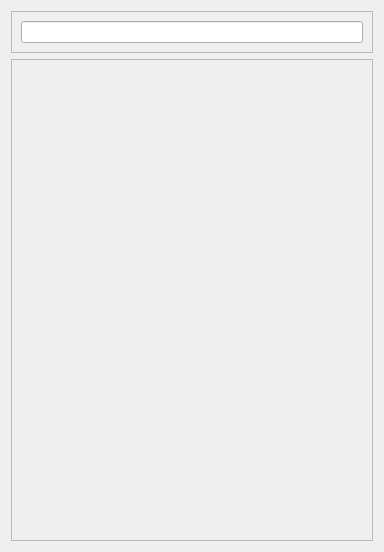
<?xml version="1.0" encoding="UTF-8"?>
<ui version="4.0">
 <class>Dialog</class>
 <widget class="QDialog" name="Dialog">
  <property name="geometry">
   <rect>
    <x>0</x>
    <y>0</y>
    <width>384</width>
    <height>552</height>
   </rect>
  </property>
  <property name="windowTitle">
   <string>Dialog</string>
  </property>
  <layout class="QVBoxLayout" name="verticalLayout">
   <item>
    <widget class="QFrame" name="frame">
     <property name="frameShape">
      <enum>QFrame::Shape::StyledPanel</enum>
     </property>
     <property name="frameShadow">
      <enum>QFrame::Shadow::Raised</enum>
     </property>
     <layout class="QHBoxLayout" name="horizontalLayout">
      <item>
       <widget class="QLineEdit" name="lineEdit"/>
      </item>
     </layout>
    </widget>
   </item>
   <item>
    <widget class="QScrollArea" name="scrollArea">
     <property name="widgetResizable">
      <bool>true</bool>
     </property>
     <widget class="QWidget" name="scrollAreaWidgetContents">
      <property name="geometry">
       <rect>
        <x>0</x>
        <y>0</y>
        <width>358</width>
        <height>463</height>
       </rect>
      </property>
     </widget>
    </widget>
   </item>
  </layout>
 </widget>
 <resources/>
 <connections/>
</ui>
